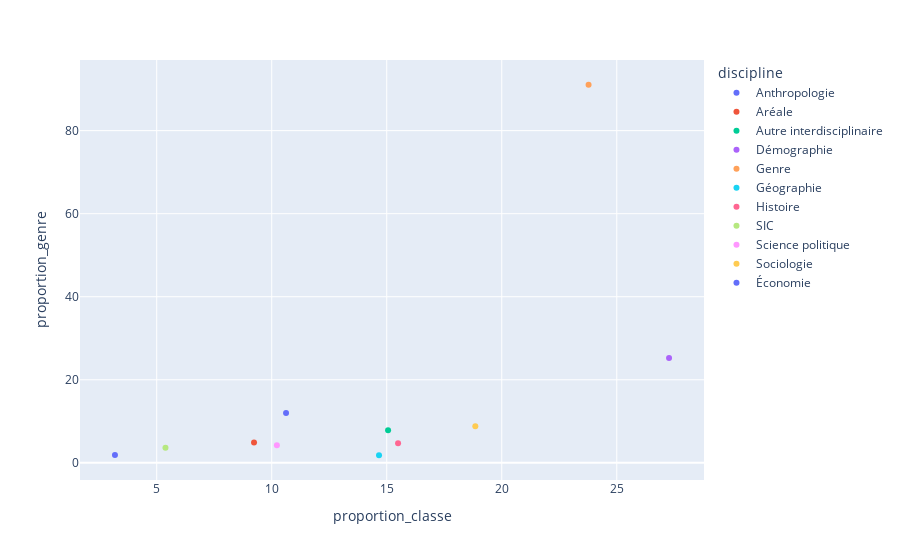

Notebook code cell kept with this figure:
### Code cell
fig = px.scatter(
    proportion_genre_classe,
    x="proportion_classe",
    y="proportion_genre",
    color="discipline", 
    # title="Titre de votre choix",
)
fig.show()

### Figure 1 — Plotly figure (JSON) as saved in the notebook; plotly's stock layout.template omitted (floating-point values rounded to 4 significant figures)
{"data": [{"hovertemplate": "discipline=Anthropologie<br>proportion_classe=%{x}<br>proportion_genre=%{y}<extra></extra>", "legendgroup": "Anthropologie", "marker": {"color": "#636efa", "symbol": "circle"}, "mode": "markers", "name": "Anthropologie", "orientation": "v", "showlegend": true, "type": "scatter", "x": [10.62], "xaxis": "x", "y": [11.97], "yaxis": "y"}, {"hovertemplate": "discipline=Aréale<br>proportion_classe=%{x}<br>proportion_genre=%{y}<extra></extra>", "legendgroup": "Aréale", "marker": {"color": "#EF553B", "symbol": "circle"}, "mode": "markers", "name": "Aréale", "orientation": "v", "showlegend": true, "type": "scatter", "x": [9.23], "xaxis": "x", "y": [4.863], "yaxis": "y"}, {"hovertemplate": "discipline=Autre interdisciplinaire<br>proportion_classe=%{x}<br>proportion_genre=%{y}<extra></extra>", "legendgroup": "Autre interdisciplinaire", "marker": {"color": "#00cc96", "symbol": "circle"}, "mode": "markers", "name": "Autre interdisciplinaire", "orientation": "v", "showlegend": true, "type": "scatter", "x": [15.06], "xaxis": "x", "y": [7.839], "yaxis": "y"}, {"hovertemplate": "discipline=Démographie<br>proportion_classe=%{x}<br>proportion_genre=%{y}<extra></extra>", "legendgroup": "Démographie", "marker": {"color": "#ab63fa", "symbol": "circle"}, "mode": "markers", "name": "Démographie", "orientation": "v", "showlegend": true, "type": "scatter", "x": [27.27], "xaxis": "x", "y": [25.24], "yaxis": "y"}, {"hovertemplate": "discipline=Genre<br>proportion_classe=%{x}<br>proportion_genre=%{y}<extra></extra>", "legendgroup": "Genre", "marker": {"color": "#FFA15A", "symbol": "circle"}, "mode": "markers", "name": "Genre", "orientation": "v", "showlegend": true, "type": "scatter", "x": [23.77], "xaxis": "x", "y": [91.05], "yaxis": "y"}, {"hovertemplate": "discipline=Géographie<br>proportion_classe=%{x}<br>proportion_genre=%{y}<extra></extra>", "legendgroup": "Géographie", "marker": {"color": "#19d3f3", "symbol": "circle"}, "mode": "markers", "name": "Géographie", "orientation": "v", "showlegend": true, "type": "scatter", "x": [14.66], "xaxis": "x", "y": [1.816], "yaxis": "y"}, {"hovertemplate": "discipline=Histoire<br>proportion_classe=%{x}<br>proportion_genre=%{y}<extra></extra>", "legendgroup": "Histoire", "marker": {"color": "#FF6692", "symbol": "circle"}, "mode": "markers", "name": "Histoire", "orientation": "v", "showlegend": true, "type": "scatter", "x": [15.49], "xaxis": "x", "y": [4.723], "yaxis": "y"}, {"hovertemplate": "discipline=SIC<br>proportion_classe=%{x}<br>proportion_genre=%{y}<extra></extra>", "legendgroup": "SIC", "marker": {"color": "#B6E880", "symbol": "circle"}, "mode": "markers", "name": "SIC", "orientation": "v", "showlegend": true, "type": "scatter", "x": [5.381], "xaxis": "x", "y": [3.642], "yaxis": "y"}, {"hovertemplate": "discipline=Science politique<br>proportion_classe=%{x}<br>proportion_genre=%{y}<extra></extra>", "legendgroup": "Science politique", "marker": {"color": "#FF97FF", "symbol": "circle"}, "mode": "markers", "name": "Science politique", "orientation": "v", "showlegend": true, "type": "scatter", "x": [10.22], "xaxis": "x", "y": [4.228], "yaxis": "y"}, {"hovertemplate": "discipline=Sociologie<br>proportion_classe=%{x}<br>proportion_genre=%{y}<extra></extra>", "legendgroup": "Sociologie", "marker": {"color": "#FECB52", "symbol": "circle"}, "mode": "markers", "name": "Sociologie", "orientation": "v", "showlegend": true, "type": "scatter", "x": [18.85], "xaxis": "x", "y": [8.777], "yaxis": "y"}, {"hovertemplate": "discipline=Économie<br>proportion_classe=%{x}<br>proportion_genre=%{y}<extra></extra>", "legendgroup": "Économie", "marker": {"color": "#636efa", "symbol": "circle"}, "mode": "markers", "name": "Économie", "orientation": "v", "showlegend": true, "type": "scatter", "x": [3.185], "xaxis": "x", "y": [1.889], "yaxis": "y"}], "layout": {"legend": {"title": {"text": "discipline"}, "tracegroupgap": 0}, "margin": {"t": 60}, "xaxis": {"anchor": "y", "domain": [0, 1], "title": {"text": "proportion_classe"}}, "yaxis": {"anchor": "x", "domain": [0, 1], "title": {"text": "proportion_genre"}}}}
